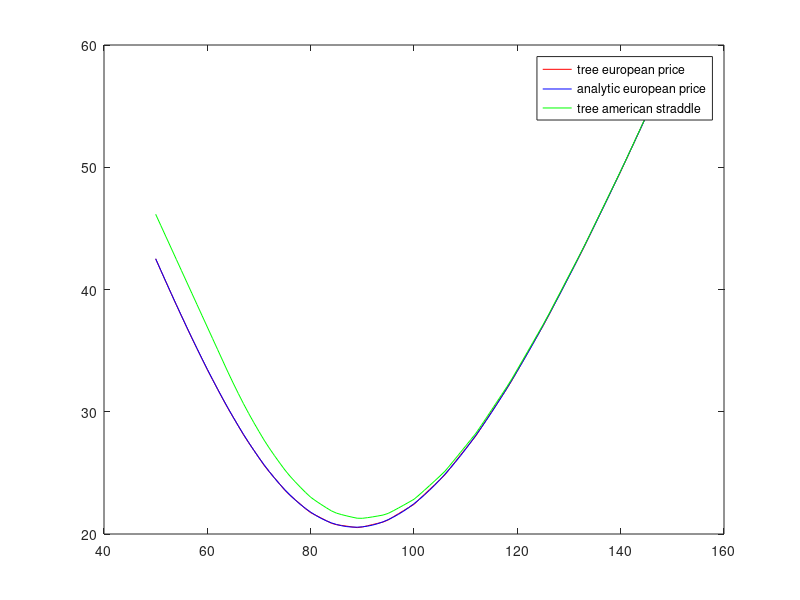

Here is the MATLAB script that generated this plot:
function ex1
  sigma = 0.2
  rf = 0.04
  strike = 100
  T = 2
  N = 100
  q = 0.0
  df = exp(-rf * T);
  
  for i = 1:101
    spots(i) = i + 49;
    spot = spots(i);
    treeEuroPrice(i) = europeanStraddleBinomialPricerD(spot, sigma, rf, T, N, strike, q);

    % analytic price
    fwd = spot * exp((rf - q)*T);
    d1 = (log(fwd / strike) + 0.5 * sigma * sigma * T) / sigma / sqrt(T);
    d2 = (log(fwd / strike) - 0.5 * sigma * sigma * T) / sigma / sqrt(T);
    call = df * (fwd * normcdf(d1) - strike * normcdf(d2));
    put = df * (strike * normcdf(-d2) - fwd * normcdf(-d1) );
    analyticPrice(i) = call + put;

    % american straddle
    treeAmerPrice(i) = americanStraddleBinomialPricerD(spot, sigma, rf, T, N, strike, q);
  endfor

  plot(spots, treeEuroPrice, 'r', spots, analyticPrice, 'b', spots, treeAmerPrice, 'g');
  legend("tree european price", "analytic european price", "tree american straddle");
endfunction


function res = europeanStraddleBinomialPricerD( spot, sigma, rf, T, N, strike, q)
  # CRR parameters
  mu = rf - q - 0.5 * sigma * sigma;
  dt = T / N;
  a = sqrt(1+ mu * mu / sigma / sigma * dt);
  u = sigma * sqrt(dt) * a;
  d = -u;
  p = 0.5 + mu / 2 / sigma * sqrt(dt) / a;

  for i = 1 : (N+1)
    s = spot * exp(2*(i-1)*u - N*u);
    price(i) = max( s - strike, strike -s);
  endfor

  for i = 0:(N-1)
    for j = 1:(N-i)
      price(j) = price(j)*(1-p) + price((j+1))*(p);
    endfor
  endfor
  res = exp(-rf*T) * price(1);
endfunction


function res = americanStraddleBinomialPricerD( spot, sigma, rf, T, N, strike, q)
# CRR parameters
  mu = rf - q - 0.5 * sigma * sigma;
  dt = T / N;
  a = sqrt(1+ mu * mu / sigma / sigma * dt);
  u = sigma * sqrt(dt) * a;
  d = -u;
  p = 0.5 + mu / 2 / sigma * sqrt(dt) / a;

  for i = 1 : (N+1)
    s = spot * exp(2*(i-1)*u - N*u);
    price(i) = max( s - strike, strike -s);
  endfor

  for i = 0:(N-1)
    for j = 1:(N-i)
      price(j) = price(j)*(1-p) + price((j+1))*(p);
      s = spot * exp( 2 * (j-1)*u - (N-i-1)*u);
      price(j) = max(price(j), max(s - strike, strike -s));
    endfor
  endfor
  res = exp(-rf*T) * price(1);
endfunction  
